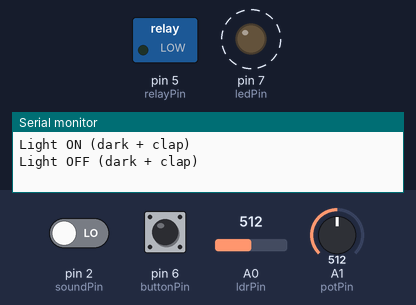
The sketch below on a simulated Arduino Uno, built with avr-gcc and run on an emulated ATmega328P. Shown: switched loads named in the sketch (green lamp = pin HIGH), output pins drawn as LEDs (lit = HIGH), the last lines printed to the serial monitor. Dashed ring = blinking. The inputs (shaded band) are chosen by the test bench; at power-on: A0 (ldrPin) = 512, A1 (potPin) = 512, pin 6 (buttonPin) HIGH, pin 2 (soundPin) LOW.

Above: at 1.2 s.
1.3 s: A0 (ldrPin) set to 532
4.3 s: A0 (ldrPin) set to 564
At 5.0 s:
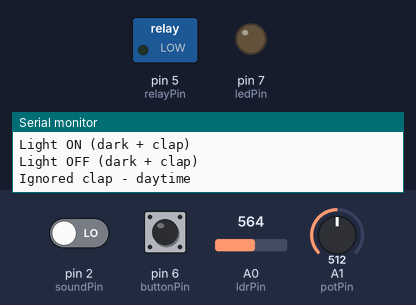
6.5 s: A1 (potPin) set to 527
8.0 s: A1 (potPin) set to 548
At 8.4 s:
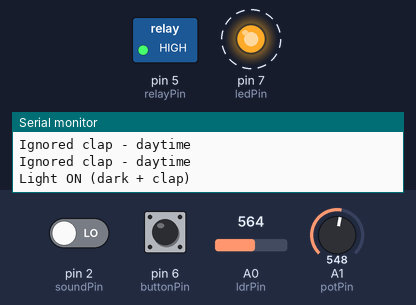
11.0 s: pin 6 (buttonPin) pulled LOW for 0.15 s
14.0 s: pin 2 (soundPin) driven HIGH
At 14.9 s:
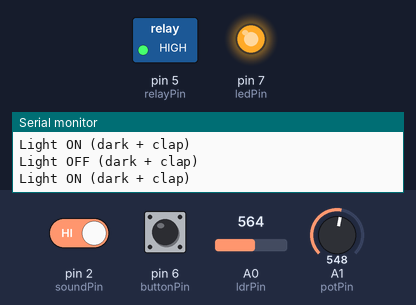
Timing chart, 0 to 16.5 s (numbered marks = the images above; inputs shaded):
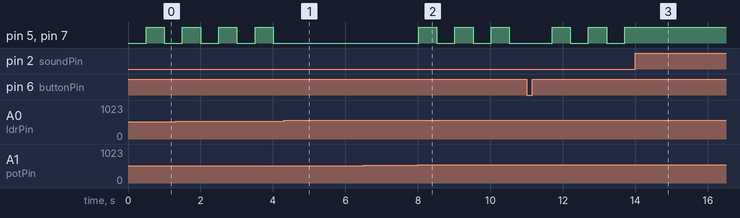

Measured:
- the behaviour switches between 549 and 550 on A0 (ldrPin) (found by bisection; images 0 and 1)
- the behaviour switches between 533 and 534 on A1 (potPin) (found by bisection; images 1 and 2)
- after the input at 4.3 s, pin 5 (relayPin), pin 7 (ledPin): stops changing and stays LOW
- after the input at 8.0 s, pin 5 (relayPin), pin 7 (ledPin): alternates HIGH for 0.50 s and LOW for 0.50 s, starting at once
- after the input at 14.0 s, pin 5 (relayPin), pin 7 (ledPin): stops changing and stays HIGH
- by itself, pin 5 (relayPin), pin 7 (ledPin): alternates HIGH for 0.50 s and LOW for 0.50 s

The sketch:

project_11_code.ino
```cpp
const int soundPin = 2, ldrPin = A0, potPin = A1;
const int relayPin = 5, buttonPin = 6, ledPin = 7;

bool lightOn = false;
unsigned long lastClap = 0;
bool lastButton = HIGH;

void setup() {
  pinMode(soundPin, INPUT);
  pinMode(relayPin, OUTPUT);
  pinMode(buttonPin, INPUT_PULLUP);
  pinMode(ledPin, OUTPUT);
  Serial.begin(9600);
}

void loop() {
  int lightLevel = analogRead(ldrPin);
  int threshold = map(analogRead(potPin), 0, 1023, 200, 900);
  bool isDark = lightLevel < threshold;

  bool clap = digitalRead(soundPin) == LOW;
  if(clap && millis() - lastClap > 500){
    lastClap = millis();

    if(isDark){
      lightOn = !lightOn;
      Serial.println(lightOn ? "Light ON (dark + clap)" : "Light OFF (dark + clap)");
    }else{
      Serial.println("Ignored clap - daytime");
    }
  }

  bool btn = digitalRead(buttonPin);
  if(btn == LOW && lastButton == HIGH){
    lightOn = !lightOn;
    Serial.println("Manual override toggled");
    delay(200);
  }
  lastButton = btn;

  digitalWrite(relayPin, lightOn);
  digitalWrite(ledPin, lightOn);
}
```
